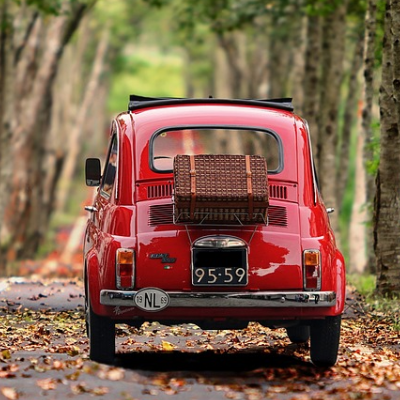
#> input picture scripts/images/test.png, 400 x 400 px
$ python rg_grayscale_halftone.py
#> lines starting #> are read from the running program, lines starting #| are printed output that depends on the picture
from PIL import Image
import numpy as np
import secrets


# Returns a dictionary containing function mappings and metadata for the algorithm (used by the web interface).
# [46 lines left out: functions get_config, get_requirements, get_description, not called in this run]


# Function to generate the first random binary grid for encryption
def create_first_random_grid(size):
    """
    Generates a random binary grid of specified dimensions.

    Parameters:
    size (tuple): The dimensions of the grid (height, width).

    Returns:
    numpy.ndarray: A random binary grid (0s and 1s) of the specified size.
    """
    grid = np.array([[secrets.randbelow(2) for _ in range(size[1])] for _ in range(size[0])])
    return grid


# Function to generate the second random binary grid based on the first one
def create_second_random_grid(image, grid):
    """
    Modifies the first random grid using the halftoned image, based on the Kafri and Keren equation.

    Parameters:
    image (numpy.ndarray): The binary halftoned image used to modify the grid.
    grid (numpy.ndarray): The first random binary grid to be transformed.

    Returns:
    numpy.ndarray: A transformed random binary grid, modified by the halftoned image.
    """
    transformed_grid = np.where(image == 0, grid, 1 - grid)
    return transformed_grid


# Function to combine two binary images using the XOR operation
def decrypt_with_XOR(image1, image2):
    """
    Combines two binary images using the XOR operation.

    Parameters:
    image1 (PIL.Image.Image): The first binary image (PIL Image).
    image2 (PIL.Image.Image): The second binary image (PIL Image).

    Returns:
    PIL.Image.Image: The result of the XOR operation applied to the two input images, with values inverted to black and white.
    """
    # Convert PIL images to numpy arrays
    img1_array = np.array(image1.convert('1'))  # Convert to binary (1-bit) image
    img2_array = np.array(image2.convert('1'))  # Convert to binary (1-bit) image

    # Perform the XOR operation
    overlaid_image = np.bitwise_xor(img1_array, img2_array)
    overlaid_image = 1 - overlaid_image  # Invert the image to get black and white

    # Convert back to PIL image and return
    return Image.fromarray(overlaid_image.astype(np.uint8) * 255)


# Function to combine two binary images using the OR operation
def decrypt_with_OR(image1, image2):
    """
    Combines two binary images using the OR operation.

    Parameters:
    image1 (PIL.Image.Image): The first binary image (PIL Image).
    image2 (PIL.Image.Image): The second binary image (PIL Image).

    Returns:
    PIL.Image.Image: The result of the OR operation applied to the two input images, with values inverted to black and white.
    """
    # Convert PIL images to numpy arrays
    img1_array = np.array(image1.convert('1'))  # Convert to binary (1-bit) image
    img2_array = np.array(image2.convert('1'))  # Convert to binary (1-bit) image

    # Perform the OR operation
    overlaid_image = np.bitwise_or(img1_array, img2_array)
    overlaid_image = 1 - overlaid_image  # Invert the image to get black and white

    # Convert back to PIL image and return
    return Image.fromarray(overlaid_image.astype(np.uint8) * 255)


# [18 lines left out: function decrypt, not called in this run]


def encrypt(image):
    """
    Encrypts an image by applying a binary inversion and creating two random grids
    based on the binary representation of the image. The random grids are generated
    in such a way that they can later be combined to reveal the original image.

    Parameters:
    image (PIL.Image.Image): The input image to be encrypted. It will be processed in its binary form.

    Returns:
    tuple: A tuple containing two PIL images (image_rg1 and image_rg2), which are the
           generated random grids used in the encryption process.
    """
    image_array = 1 - np.array(image).astype(int)

    # Create the first and second random grids
    rg1 = create_first_random_grid(image_array.shape)
    rg2 = create_second_random_grid(image_array, rg1)

    image_rg1 = Image.fromarray(rg1.astype(np.uint8) * 255)
    image_rg2 = Image.fromarray(rg2.astype(np.uint8) * 255)

    return image_rg1, image_rg2


if __name__ == "__main__":
    image_path = '../images/test.png'
    output_path = '../images/output/'

    # Load and convert the input image to binary
    image = Image.open(image_path).convert('1')
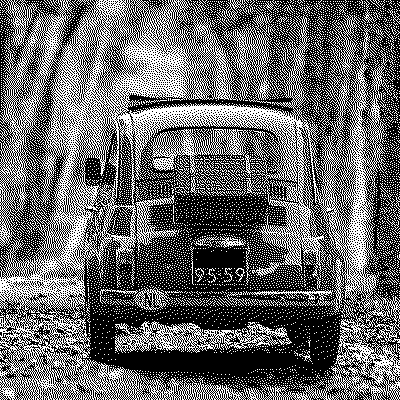
#> image: PIL image 400x400 1; 40.5% white in thin lines or dots
    image.save(output_path + "halftoned.png")

    # ENCRYPT: Generate shares
    share1, share2 = encrypt(image)
#> in encrypt, `image_array = 1 - np.array(image).astype(int)`: image_array: shape (400, 400) int64; values 0 (black) and 1 (white), 59.5% white; black in thin lines or dots
#> in create_second_random_grid, `transformed_grid = np.where(image == 0, grid, 1 - grid)`:
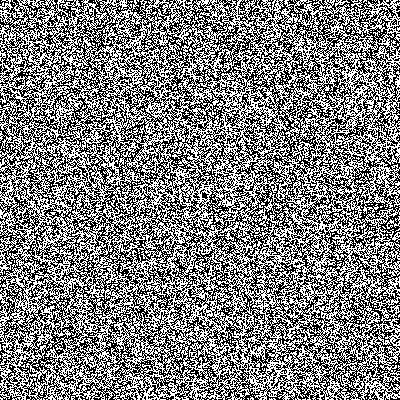
#> transformed_grid: shape (400, 400) int64; values 0 (black) and 1 (white), 50% white; black in thin lines or dots
#> in encrypt, `image_rg1 = Image.fromarray(rg1.astype(np.uint8) * 255)`:
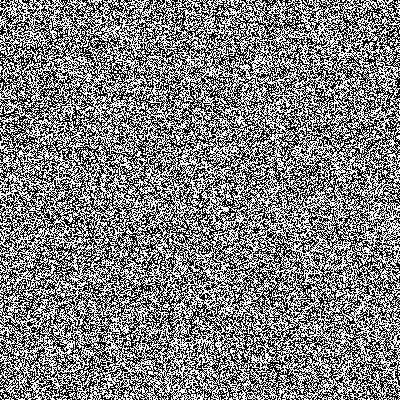
#> image_rg1: PIL image 400x400 L; 50.2% white; black in thin lines or dots
#> in encrypt, `image_rg2 = Image.fromarray(rg2.astype(np.uint8) * 255)`: image_rg2: PIL image 400x400 L; 50% white; black in thin lines or dots
    share1.save(output_path + "RG1.png")
    share2.save(output_path + "RG2.png")

    # DECRYPT: Overlay the grids using OR and XOR
    img_share1 = Image.open(output_path + "RG1.png")
    img_share2 = Image.open(output_path + "RG2.png")

    out = decrypt_with_OR(img_share1, img_share2)
#> in decrypt_with_OR, `overlaid_image = np.bitwise_or(img1_array, img2_array)`:
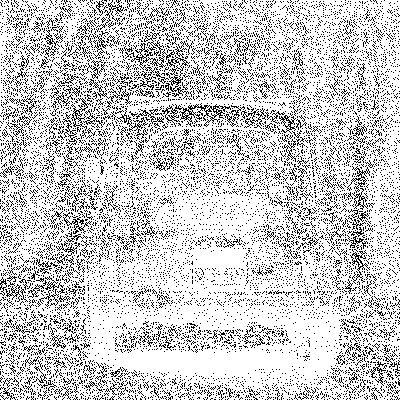
#> overlaid_image: shape (400, 400) bool; 79.8% white; black in thin lines or dots
#> in decrypt_with_OR, `overlaid_image = 1 - overlaid_image`: overlaid_image: shape (400, 400) int64; values 0 (black) and 1 (white), 20.2% white in thin lines or dots
#> in decrypt_with_OR, `return Image.fromarray(overlaid_image.astype(np.uint8) * 255)`: returned value: PIL image 400x400 L; 20.2% white in thin lines or dots
    # out = decrypt(img_share1, img_share2, "OR")
    out.save(output_path + "overlap_OR.png")

    out = decrypt_with_XOR(img_share1, img_share2)
#> in decrypt_with_XOR, `overlaid_image = np.bitwise_xor(img1_array, img2_array)`: overlaid_image: shape (400, 400) bool; 59.5% white; black in thin lines or dots
#> in decrypt_with_XOR, `overlaid_image = 1 - overlaid_image`: overlaid_image: shape (400, 400) int64; values 0 (black) and 1 (white), 40.5% white in thin lines or dots
    # out = decrypt(img_share1, img_share2, "XOR")
    out.save(output_path + "overlap_XOR.png")
